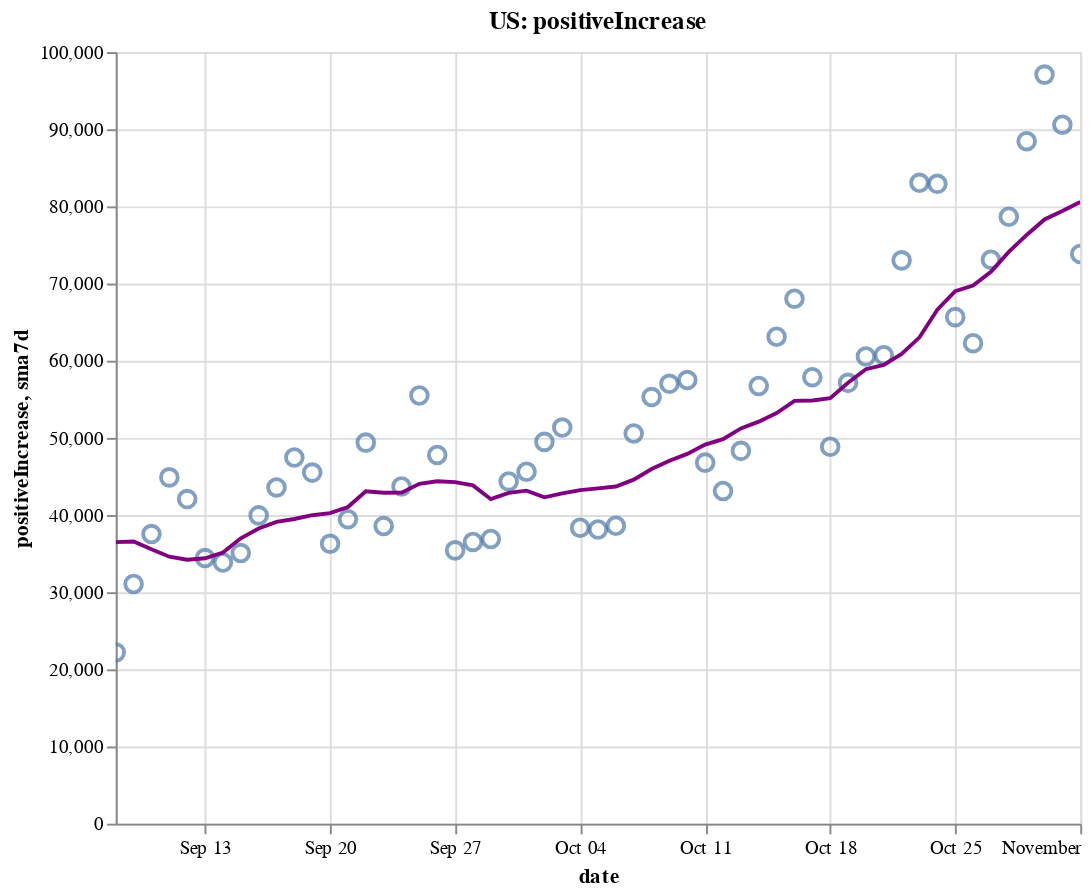

Notebook code cell kept with this figure:
### Code cell
create_plot(us, 'positiveIncrease')

### Figure 1 — Vega-Lite specification as saved in the notebook (floating-point values rounded to 4 significant figures)
{"config": {"view": {"continuousWidth": 400, "continuousHeight": 300}}, "layer": [{"layer": [{"mark": {"type": "point", "size": 75}, "encoding": {"tooltip": [{"type": "temporal", "field": "date"}, {"type": "quantitative", "field": "positiveIncrease"}, {"type": "quantitative", "field": "sma7d"}], "x": {"type": "temporal", "field": "date"}, "y": {"type": "quantitative", "field": "positiveIncrease"}}, "selection": {"selector002": {"type": "interval", "bind": "scales", "encodings": ["x", "y"]}}}, {"mark": {"type": "line", "color": "purple"}, "encoding": {"x": {"type": "temporal", "field": "date"}, "y": {"type": "quantitative", "field": "sma7d"}}}]}, {"mark": {"type": "rule", "color": "#aaa"}, "encoding": {"x": {"type": "temporal", "field": "date"}}, "transform": [{"filter": {"selection": "selector001"}}]}, {"mark": "circle", "encoding": {"opacity": {"condition": {"value": 1, "selection": "selector001"}, "value": 0}, "tooltip": [{"type": "temporal", "field": "date"}, {"type": "quantitative", "field": "positiveIncrease"}, {"type": "quantitative", "field": "sma7d"}], "x": {"type": "temporal", "field": "date"}, "y": {"type": "quantitative", "field": "positiveIncrease"}}, "selection": {"selector001": {"type": "single", "encodings": ["x"], "on": "mouseover", "nearest": true, "empty": "none"}}}, {"mark": {"type": "text", "align": "left", "dx": 5, "dy": -5, "stroke": "white", "strokeWidth": 2}, "encoding": {"text": {"type": "quantitative", "field": "positiveIncrease"}, "tooltip": [{"type": "temporal", "field": "date"}, {"type": "quantitative", "field": "positiveIncrease"}, {"type": "quantitative", "field": "sma7d"}], "x": {"type": "temporal", "field": "date"}, "y": {"type": "quantitative", "field": "positiveIncrease"}}, "transform": [{"filter": {"selection": "selector001"}}]}, {"mark": {"type": "text", "align": "left", "dx": 5, "dy": -5}, "encoding": {"text": {"type": "quantitative", "field": "positiveIncrease"}, "tooltip": [{"type": "temporal", "field": "date"}, {"type": "quantitative", "field": "positiveIncrease"}, {"type": "quantitative", "field": "sma7d"}], "x": {"type": "temporal", "field": "date"}, "y": {"type": "quantitative", "field": "positiveIncrease"}}, "transform": [{"filter": {"selection": "selector001"}}]}], "data": {"name": "data-c181249b00b17e40c4228787f99c5627"}, "height": 400, "title": "US: positiveIncrease", "width": 500, "$schema": "https://vega.github.io/schema/vega-lite/v4.8.1.json", "datasets": {"data-c181249b00b17e40c4228787f99c5627": [{"date": "2020-09-08T00:00:00", "totalTestResultsIncrease": 582900.0, "positiveIncrease": 22200.0, "death": 181700.0, "deathIncrease": 358.0, "positiveRate": 0.038, "state": "US", "sma7d": 36490.0}, {"date": "2020-09-09T00:00:00", "totalTestResultsIncrease": 703600.0, "positiveIncrease": 31060.0, "death": 182800.0, "deathIncrease": 1084.0, "positiveRate": 0.044, "state": "US", "sma7d": 36570.0}, {"date": "2020-09-10T00:00:00", "totalTestResultsIncrease": 778700.0, "positiveIncrease": 37540.0, "death": 183900.0, "deathIncrease": 1170.0, "positiveRate": 0.048, "state": "US", "sma7d": 35560.0}, {"date": "2020-09-11T00:00:00", "totalTestResultsIncrease": 920000.0, "positiveIncrease": 44880.0, "death": 185000.0, "deathIncrease": 1018.0, "positiveRate": 0.049, "state": "US", "sma7d": 34610.0}, {"date": "2020-09-12T00:00:00", "totalTestResultsIncrease": 994300.0, "positiveIncrease": 42070.0, "death": 185800.0, "deathIncrease": 810.0, "positiveRate": 0.042, "state": "US", "sma7d": 34210.0}, {"date": "2020-09-13T00:00:00", "totalTestResultsIncrease": 772600.0, "positiveIncrease": 34420.0, "death": 186200.0, "deathIncrease": 390.0, "positiveRate": 0.045, "state": "US", "sma7d": 34400.0}, {"date": "2020-09-14T00:00:00", "totalTestResultsIncrease": 501200.0, "positiveIncrease": 33850.0, "death": 186600.0, "deathIncrease": 404.0, "positiveRate": 0.068, "state": "US", "sma7d": 35150.0}, {"date": "2020-09-15T00:00:00", "totalTestResultsIncrease": 812800.0, "positiveIncrease": 35070.0, "death": 187600.0, "deathIncrease": 1031.0, "positiveRate": 0.043, "state": "US", "sma7d": 36980.0}, {"date": "2020-09-16T00:00:00", "totalTestResultsIncrease": 826600.0, "positiveIncrease": 39950.0, "death": 188800.0, "deathIncrease": 1200.0, "positiveRate": 0.048, "state": "US", "sma7d": 38250.0}, {"date": "2020-09-17T00:00:00", "totalTestResultsIncrease": 964300.0, "positiveIncrease": 43580.0, "death": 189700.0, "deathIncrease": 863.0, "positiveRate": 0.045, "state": "US", "sma7d": 39120.0}, {"date": "2020-09-18T00:00:00", "totalTestResultsIncrease": 1093000.0, "positiveIncrease": 47460.0, "death": 190600.0, "deathIncrease": 901.0, "positiveRate": 0.043, "state": "US", "sma7d": 39490.0}, {"date": "2020-09-19T00:00:00", "totalTestResultsIncrease": 1177000.0, "positiveIncrease": 45500.0, "death": 191300.0, "deathIncrease": 740.0, "positiveRate": 0.039, "state": "US", "sma7d": 39980.0}, {"date": "2020-09-20T00:00:00", "totalTestResultsIncrease": 979000.0, "positiveIncrease": 36270.0, "death": 191600.0, "deathIncrease": 327.0, "positiveRate": 0.037, "state": "US", "sma7d": 40240.0}, {"date": "2020-09-21T00:00:00", "totalTestResultsIncrease": 775400.0, "positiveIncrease": 39460.0, "death": 191900.0, "deathIncrease": 287.0, "positiveRate": 0.051, "state": "US", "sma7d": 41040.0}, {"date": "2020-09-22T00:00:00", "totalTestResultsIncrease": 850800.0, "positiveIncrease": 49380.0, "death": 192800.0, "deathIncrease": 854.0, "positiveRate": 0.058, "state": "US", "sma7d": 43090.0}, {"date": "2020-09-23T00:00:00", "totalTestResultsIncrease": 1010000.0, "positiveIncrease": 38570.0, "death": 193900.0, "deathIncrease": 1159.0, "positiveRate": 0.038, "state": "US", "sma7d": 42890.0}, {"date": "2020-09-24T00:00:00", "totalTestResultsIncrease": 1038000.0, "positiveIncrease": 43710.0, "death": 194800.0, "deathIncrease": 921.0, "positiveRate": 0.042, "state": "US", "sma7d": 42910.0}, {"date": "2020-09-25T00:00:00", "totalTestResultsIncrease": 1113000.0, "positiveIncrease": 55490.0, "death": 195700.0, "deathIncrease": 844.0, "positiveRate": 0.05, "state": "US", "sma7d": 44050.0}, {"date": "2020-09-26T00:00:00", "totalTestResultsIncrease": 1123000.0, "positiveIncrease": 47790.0, "death": 196600.0, "deathIncrease": 869.0, "positiveRate": 0.043, "state": "US", "sma7d": 44380.0}, {"date": "2020-09-27T00:00:00", "totalTestResultsIncrease": 905900.0, "positiveIncrease": 35420.0, "death": 196900.0, "deathIncrease": 307.0, "positiveRate": 0.039, "state": "US", "sma7d": 44260.0}, {"date": "2020-09-28T00:00:00", "totalTestResultsIncrease": 1165000.0, "positiveIncrease": 36510.0, "death": 197100.0, "deathIncrease": 257.0, "positiveRate": 0.031, "state": "US", "sma7d": 43840.0}, {"date": "2020-09-29T00:00:00", "totalTestResultsIncrease": 914700.0, "positiveIncrease": 36890.0, "death": 197900.0, "deathIncrease": 739.0, "positiveRate": 0.04, "state": "US", "sma7d": 42050.0}, {"date": "2020-09-30T00:00:00", "totalTestResultsIncrease": 904500.0, "positiveIncrease": 44360.0, "death": 198900.0, "deathIncrease": 1061.0, "positiveRate": 0.049, "state": "US", "sma7d": 42880.0}, {"date": "2020-10-01T00:00:00", "totalTestResultsIncrease": 998300.0, "positiveIncrease": 45620.0, "death": 199800.0, "deathIncrease": 851.0, "positiveRate": 0.046, "state": "US", "sma7d": 43150.0}, {"date": "2020-10-02T00:00:00", "totalTestResultsIncrease": 1242000.0, "positiveIncrease": 49480.0, "death": 200600.0, "deathIncrease": 835.0, "positiveRate": 0.04, "state": "US", "sma7d": 42300.0}, {"date": "2020-10-03T00:00:00", "totalTestResultsIncrease": 1100000.0, "positiveIncrease": 51340.0, "death": 201400.0, "deathIncrease": 741.0, "positiveRate": 0.047, "state": "US", "sma7d": 42800.0}, {"date": "2020-10-04T00:00:00", "totalTestResultsIncrease": 1029000.0, "positiveIncrease": 38360.0, "death": 201700.0, "deathIncrease": 363.0, "positiveRate": 0.037, "state": "US", "sma7d": 43220.0}, {"date": "2020-10-05T00:00:00", "totalTestResultsIncrease": 990800.0, "positiveIncrease": 38120.0, "death": 202000.0, "deathIncrease": 326.0, "positiveRate": 0.038, "state": "US", "sma7d": 43450.0}, {"date": "2020-10-06T00:00:00", "totalTestResultsIncrease": 907200.0, "positiveIncrease": 38610.0, "death": 202700.0, "deathIncrease": 634.0, "positiveRate": 0.043, "state": "US", "sma7d": 43700.0}, {"date": "2020-10-07T00:00:00", "totalTestResultsIncrease": 973500.0, "positiveIncrease": 50560.0, "death": 203600.0, "deathIncrease": 916.0, "positiveRate": 0.052, "state": "US", "sma7d": 44580.0}, {"date": "2020-10-08T00:00:00", "totalTestResultsIncrease": 1150000.0, "positiveIncrease": 55290.0, "death": 204600.0, "deathIncrease": 986.0, "positiveRate": 0.048, "state": "US", "sma7d": 45970.0}, {"date": "2020-10-09T00:00:00", "totalTestResultsIncrease": 1201000.0, "positiveIncrease": 57000.0, "death": 205500.0, "deathIncrease": 893.0, "positiveRate": 0.047, "state": "US", "sma7d": 47040.0}, {"date": "2020-10-10T00:00:00", "totalTestResultsIncrease": 1247000.0, "positiveIncrease": 57490.0, "death": 206100.0, "deathIncrease": 665.0, "positiveRate": 0.046, "state": "US", "sma7d": 47920.0}, {"date": "2020-10-11T00:00:00", "totalTestResultsIncrease": 1083000.0, "positiveIncrease": 46790.0, "death": 206600.0, "deathIncrease": 466.0, "positiveRate": 0.043, "state": "US", "sma7d": 49130.0}, {"date": "2020-10-12T00:00:00", "totalTestResultsIncrease": 1064000.0, "positiveIncrease": 43110.0, "death": 206900.0, "deathIncrease": 287.0, "positiveRate": 0.041, "state": "US", "sma7d": 49840.0}, {"date": "2020-10-13T00:00:00", "totalTestResultsIncrease": 1041000.0, "positiveIncrease": 48320.0, "death": 207600.0, "deathIncrease": 690.0, "positiveRate": 0.046, "state": "US", "sma7d": 51220.0}, {"date": "2020-10-14T00:00:00", "totalTestResultsIncrease": 1042000.0, "positiveIncrease": 56720.0, "death": 208400.0, "deathIncrease": 811.0, "positiveRate": 0.054, "state": "US", "sma7d": 52100.0}, {"date": "2020-10-15T00:00:00", "totalTestResultsIncrease": 1103000.0, "positiveIncrease": 63100.0, "death": 209300.0, "deathIncrease": 951.0, "positiveRate": 0.057, "state": "US", "sma7d": 53220.0}, {"date": "2020-10-16T00:00:00", "totalTestResultsIncrease": 1230000.0, "positiveIncrease": 68040.0, "death": 210200.0, "deathIncrease": 877.0, "positiveRate": 0.055, "state": "US", "sma7d": 54800.0}, {"date": "2020-10-17T00:00:00", "totalTestResultsIncrease": 1295000.0, "positiveIncrease": 57870.0, "death": 211000.0, "deathIncrease": 780.0, "positiveRate": 0.045, "state": "US", "sma7d": 54850.0}, {"date": "2020-10-18T00:00:00", "totalTestResultsIncrease": 1056000.0, "positiveIncrease": 48860.0, "death": 211400.0, "deathIncrease": 393.0, "positiveRate": 0.046, "state": "US", "sma7d": 55150.0}, {"date": "2020-10-19T00:00:00", "totalTestResultsIncrease": 1131000.0, "positiveIncrease": 57130.0, "death": 211800.0, "deathIncrease": 456.0, "positiveRate": 0.051, "state": "US", "sma7d": 57150.0}, {"date": "2020-10-20T00:00:00", "totalTestResultsIncrease": 948900.0, "positiveIncrease": 60560.0, "death": 212700.0, "deathIncrease": 832.0, "positiveRate": 0.064, "state": "US", "sma7d": 58900.0}, {"date": "2020-10-21T00:00:00", "totalTestResultsIncrease": 939600.0, "positiveIncrease": 60710.0, "death": 213700.0, "deathIncrease": 1024.0, "positiveRate": 0.065, "state": "US", "sma7d": 59470.0}, {"date": "2020-10-22T00:00:00", "totalTestResultsIncrease": 1219000.0, "positiveIncrease": 73010.0, "death": 214800.0, "deathIncrease": 1143.0, "positiveRate": 0.06, "state": "US", "sma7d": 60880.0}, {"date": "2020-10-23T00:00:00", "totalTestResultsIncrease": 1379000.0, "positiveIncrease": 83060.0, "death": 215800.0, "deathIncrease": 917.0, "positiveRate": 0.06, "state": "US", "sma7d": 63030.0}, {"date": "2020-10-24T00:00:00", "totalTestResultsIncrease": 1322000.0, "positiveIncrease": 82920.0, "death": 216700.0, "deathIncrease": 890.0, "positiveRate": 0.063, "state": "US", "sma7d": 66610.0}, {"date": "2020-10-25T00:00:00", "totalTestResultsIncrease": 1192000.0, "positiveIncrease": 65650.0, "death": 217000.0, "deathIncrease": 377.0, "positiveRate": 0.055, "state": "US", "sma7d": 69010.0}, {"date": "2020-10-26T00:00:00", "totalTestResultsIncrease": 1201000.0, "positiveIncrease": 62270.0, "death": 217400.0, "deathIncrease": 389.0, "positiveRate": 0.052, "state": "US", "sma7d": 69740.0}, {"date": "2020-10-27T00:00:00", "totalTestResultsIncrease": 1081000.0, "positiveIncrease": 73100.0, "death": 218300.0, "deathIncrease": 931.0, "positiveRate": 0.068, "state": "US", "sma7d": 71530.0}, {"date": "2020-10-28T00:00:00", "totalTestResultsIncrease": 1086000.0, "positiveIncrease": 78660.0, "death": 219400.0, "deathIncrease": 1025.0, "positiveRate": 0.072, "state": "US", "sma7d": 74100.0}, {"date": "2020-10-29T00:00:00", "totalTestResultsIncrease": 1325000.0, "positiveIncrease": 88450.0, "death": 220400.0, "deathIncrease": 1049.0, "positiveRate": 0.067, "state": "US", "sma7d": 76300.0}, {"date": "2020-10-30T00:00:00", "totalTestResultsIncrease": 1362000.0, "positiveIncrease": 97080.0, "death": 221400.0, "deathIncrease": 933.0, "positiveRate": 0.071, "state": "US", "sma7d": 78310.0}, {"date": "2020-10-31T00:00:00", "totalTestResultsIncrease": 1374000.0, "positiveIncrease": 90590.0, "death": 222300.0, "deathIncrease": 963.0, "positiveRate": 0.066, "state": "US", "sma7d": 79400.0}, {"date": "2020-11-01T00:00:00", "totalTestResultsIncrease": 1080000.0, "positiveIncrease": 73830.0, "death": 222600.0, "deathIncrease": 390.0, "positiveRate": 0.068, "state": "US", "sma7d": 80570.0}]}}
